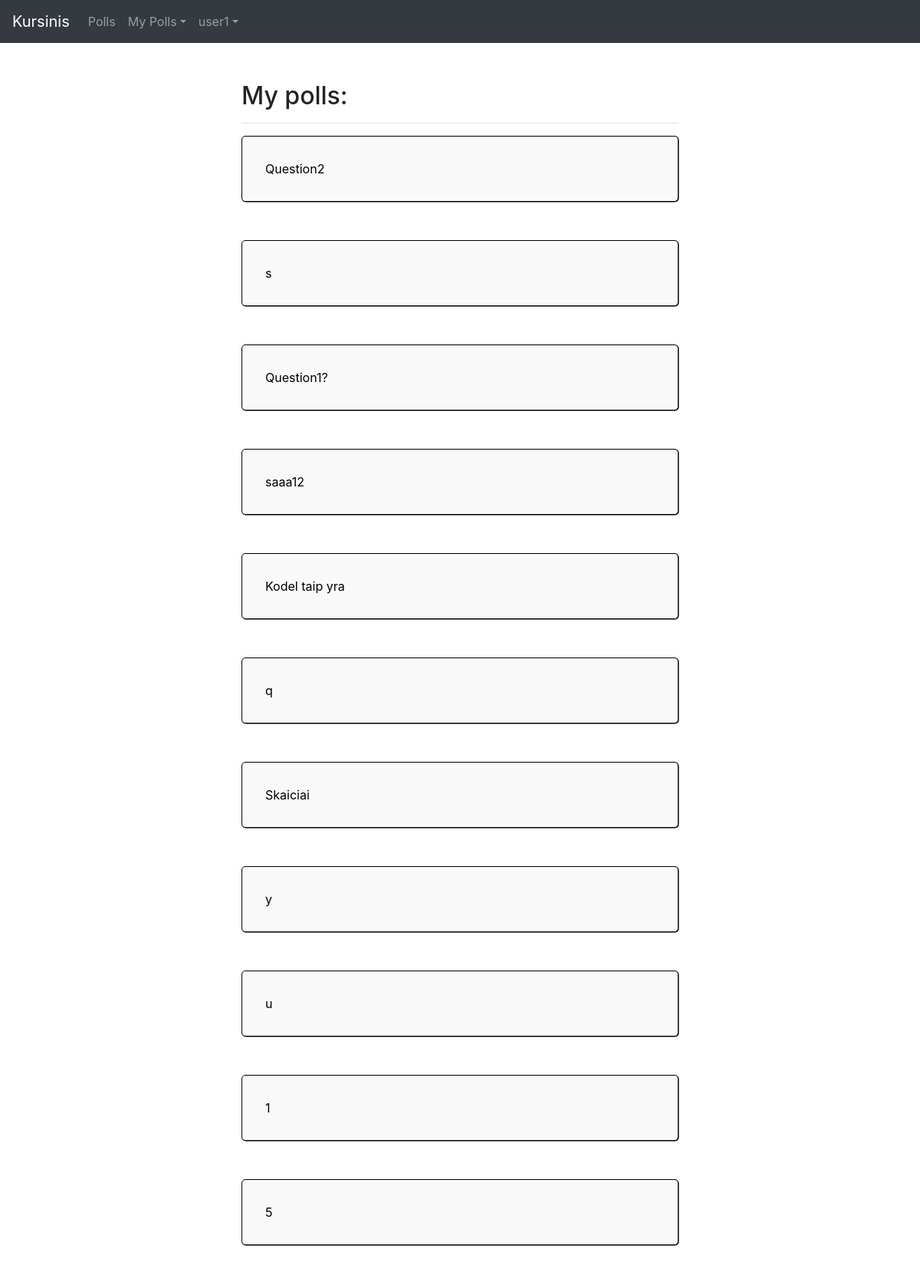
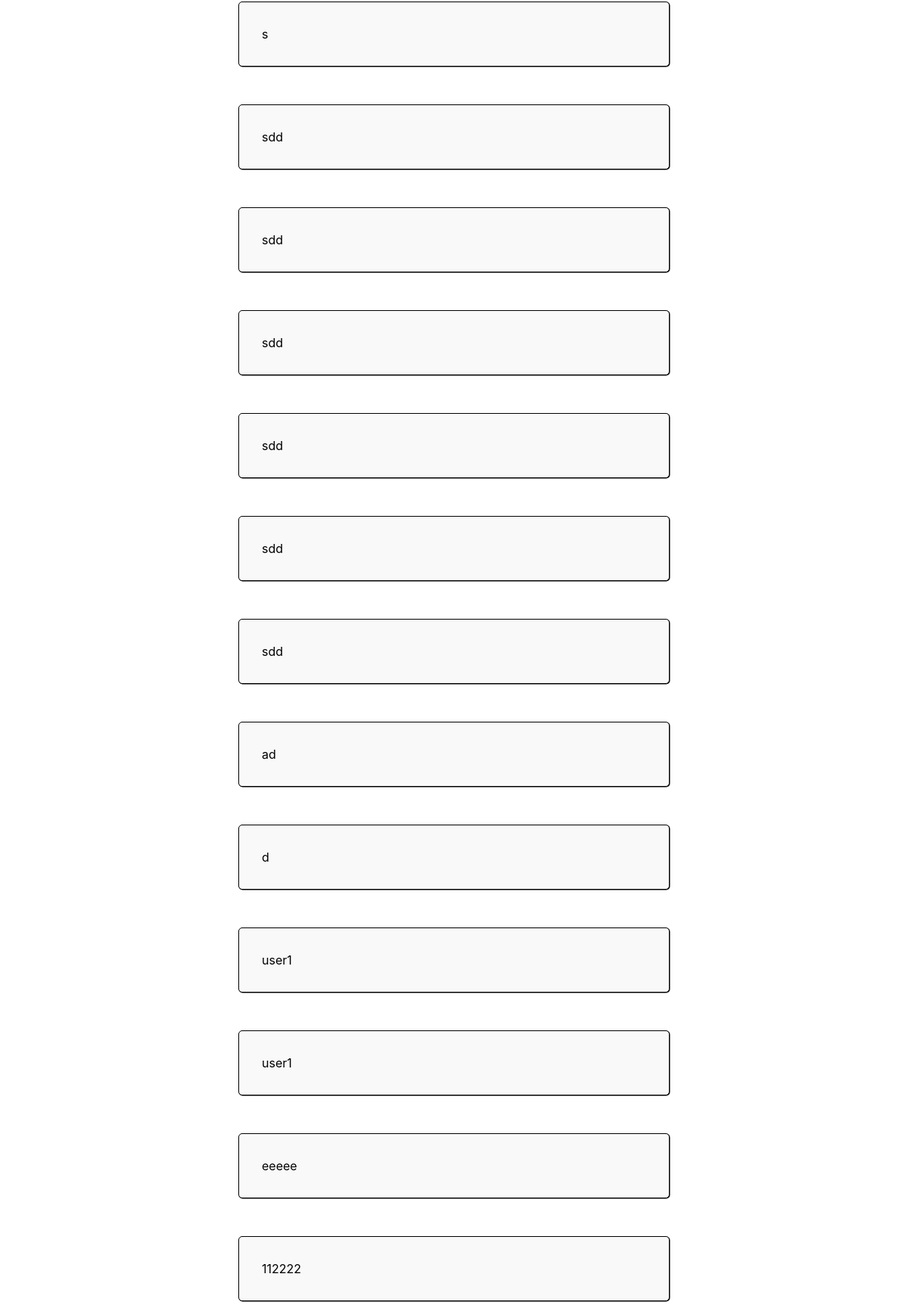
Page /userpolls/ (signed in, upper part) on the committed database (2 pictures, top to bottom).
### polls/models.py (models this page shows, shortened)
class Question(models.Model):
    question_text = models.CharField(max_length=200)
    created_at = models.DateTimeField('date_created_at', auto_now=True)
    user = models.ForeignKey(User, on_delete=models.CASCADE, null=True)
    groups = models.ManyToManyField(Group)

### polls/views.py (the view)
# urls.py: path('userpolls/', views.user_polls_view, name='user-polls'),
@login_required
def user_polls_view(request):
    question_list = Question.objects.filter(user=request.user)
    return render(request, 'polls/user/userpolls.html', {
        'questions': question_list,
    })

### polls/templates/polls/user/userpolls.html
{% extends "website/base.html" %}
{% block content %}
{% load static %}
<link rel="stylesheet" href="{% static 'polls/style.css' %}" type="text/css">
<div class="col mx-auto col-md-6">
        <h2>My polls:</h2>
        <hr>
    {% if questions %}
    {% for question in questions %}
    <div class="question ">
        <a href="{% url 'polls:detail' question.id %}"> <div class="question-text">{{ question.question_text }}</div></a>
    </div>
    {% endfor %}
{% else %}
    <p>No polls are available.</p>
{% endif %}
</div>
{% endblock %}

### templates/website/base.html (shortened to what this page needs)
<!DOCTYPE html>
<html lang="en">
<head>
    {% load static %}
    <link rel="stylesheet" href="{% static 'bootstrap/css/bootstrap.min.css' %}">
</head>
<body>
<nav class="navbar navbar-expand-lg navbar-dark bg-dark">
  <a class="navbar-brand" href="{% url 'polls:index' %}">Kursinis</a>
  <div class="collapse navbar-collapse" id="navbarNavDropdown">
    <ul class="navbar-nav">
        {% url 'polls:polls' as link %}
      <li class="{% if link  == request.path %}active{% endif %} nav-item ">
        <a  class="  nav-link" href="{% url 'polls:polls' %}">Polls</a>
      </li>
        {% if not user.is_authenticated %}
        {% url 'accounts:signup' as link %}
      <li class="{% if link  == request.path %}active{% endif %} nav-item ">
        <a  class="  nav-link" href="{% url 'accounts:signup' %}">SignUp </a>
      </li>
        {% url 'login' as link %}
      <li class=" {% if link == request.path %}active{% endif %} nav-item ">
        <a class="nav-link" href="/login/">Login</a>
      </li>
        {% else %}
        <li class="nav-item dropdown">
    <a class="nav-link dropdown-toggle" data-toggle="dropdown" href="#" role="button" aria-haspopup="true" aria-expanded="false">My Polls</a>
        {% url 'polls:user-polls' as link %}
            {% url 'polls:user-create-poll' as link %}
  </li>
        <li class="nav-item dropdown">
    <a class="nav-link dropdown-toggle" data-toggle="dropdown" href="#" role="button" aria-haspopup="true" aria-expanded="false">{{user}}</a>
        {% url 'accounts:settings' as link %}
       {% url 'logout' as link %}
  </li>
        {% endif %}
    </ul>
  </div>
</nav>
<div class="container-fluid ">
    <div class="row">
        {% block content %}
{% endblock %}
    </div>
</div>
</body>
</html>

### polls/static/polls/style.css (style rules this page uses)
h2 { margin-top: 50px; }
.question { border: 1px solid black; border-radius: 5px; margin: 10px 0 50px 0; background: rgb(249, 249, 249); color: black; box-shadow: 0.5px 0.5px; padding: 10px; 0 10px 0; }
.question-text { padding: 20px; }
.question a { color: black; }

### rows in the picture
Question: question_text "Question2"
Question: question_text "s"
Question: question_text "Question1?"
Question: question_text "saaa12"
Question: question_text "Kodel taip yra"
Question: question_text "q"
Question: question_text "Skaiciai"
Question: question_text "y"
Question: question_text "u"
Question: question_text "1"
Question: question_text "5"
Question: question_text "s"
Question: question_text "sdd"
Question: question_text "sdd"
Question: question_text "sdd"
Question: question_text "sdd"
Question: question_text "sdd"
Question: question_text "sdd"
Question: question_text "ad"
Question: question_text "d"
Question: question_text "user1"
Question: question_text "user1"
Question: question_text "eeeee"
Question: question_text "112222"

### other values in the picture
{{ user }} "user1"
